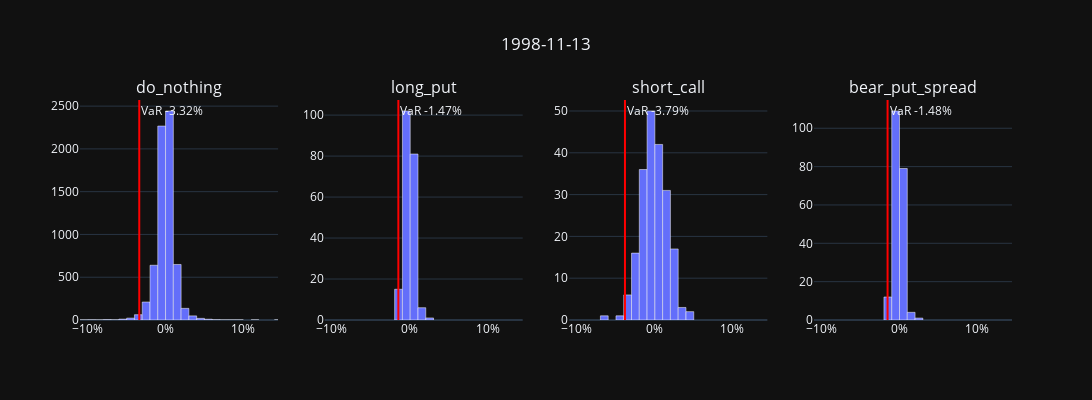
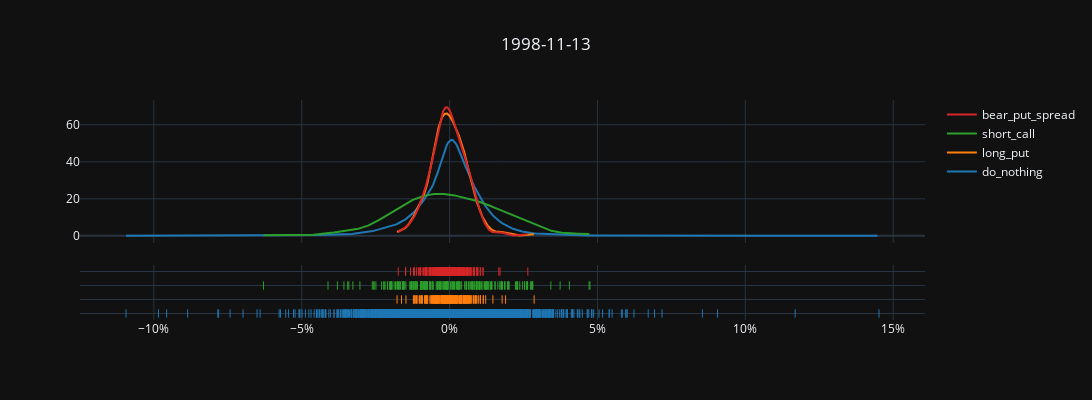

Notebook code cell kept with these figures, in order:
### Markdown cell above
# Excecute Hedging

### Code cell
all_var = pl.DataFrame()

for event in  hedge_events:
    hedge_date = event['Date']
    
    hedge = hedging_strategies.hedging(
        hedge_date = hedge_date,
        holding_period = 300,
        options = option_data,
        min_dte = 300,
        close = event['^GSPC']
    )

    long_put_value = hedge.buy_put()
    short_call_value = hedge.short_call()
    bear_put_spread_value = hedge.bear_put_spread(
        strike2 = (
            spy_pl
            .filter(
                pl.col('Date') 
                .is_between(
                    pl.lit(hedge_date).str.strptime(pl.Date, '%Y-%m-%d') - pl.duration(days = 60),
                    pl.lit(hedge_date).str.strptime(pl.Date, '%Y-%m-%d')
                )
                
            )
            ['Holding']
            .min()
            / 50
        )
    )

    port = portfolio.portfolio(
        hedge_date = hedge_date,
        holding_value = spy_pl
    )

    do_nothing = (
        port
        .compute_portfolio()
    )

    long_put = (
        port
        .compute_portfolio(
            hedge_value = (
                long_put_value
                .select(
                    'date', 'hedge_value'
                )
            )
        )
    )

    short_call = (
        port
        .compute_portfolio(
            hedge_value = (
                short_call_value
                .select(
                    'date', 'hedge_value'
                )
            )
        )
    )

    bear_put_spread = (
        port
        .compute_portfolio(
            hedge_value = (
                bear_put_spread_value
                .select(
                    'date', 'hedge_value'
                )
            )
        )
    )

    returns_list = [
        pl.Series(name = 'do_nothing', values = do_nothing['returns'].to_numpy().flatten()[1:]),
        pl.Series(name = 'long_put', values = long_put['returns'].to_numpy().flatten()[1:]),
        pl.Series(name = 'short_call', values = short_call['returns'].to_numpy().flatten()[1:]),
        pl.Series(name = 'bear_put_spread', values = bear_put_spread['returns'].to_numpy().flatten()[1:])
    ]
    
    risk_info = (
        risk.risk(
            returns = returns_list
        )
    )
    
    var = risk_info.compute_var(99)

    all_var = (
        pl.concat(
            [
                all_var,
                var
                .select(
                    '99_var'
                )
                .rename(
                    {
                        '99_var' : f'{hedge_date}_99_var'
                    }
                )
            ],
            how = 'horizontal'
        )
    )
    print('='*100)
    print(f'HEDGING ON {hedge_date}')    

    (
        risk_info
        .visualize_returns(
            bins = 1/100,
            title = hedge_date,
            n_rows = 1, 
            height = 400, 
            width = 1500
        )
    )
    
all_var = (
    all_var
    .insert_column(
        0, 
        var['strategy']
    )
)

all_var

### Figure 1 — Plotly figure (JSON) as saved in the notebook; plotly's stock layout.template omitted (floating-point values rounded to 4 significant figures; data arrays with more than 128 entries replaced by an {"elided": "..."} marker saying what was removed)
{"data": [{"marker": {"color": "#636EFA", "line": {"color": "white", "width": 0.5}}, "type": "histogram", "x": {"elided": "6533 float values"}, "xaxis": "x", "xbins": {"end": 0.1452, "size": 0.01, "start": -0.1094}, "yaxis": "y"}, {"marker": {"color": "#636EFA", "line": {"color": "white", "width": 0.5}}, "type": "histogram", "x": {"elided": "205 float values"}, "xaxis": "x2", "xbins": {"end": 0.1452, "size": 0.01, "start": -0.1094}, "yaxis": "y2"}, {"marker": {"color": "#636EFA", "line": {"color": "white", "width": 0.5}}, "type": "histogram", "x": {"elided": "205 float values"}, "xaxis": "x3", "xbins": {"end": 0.1452, "size": 0.01, "start": -0.1094}, "yaxis": "y3"}, {"marker": {"color": "#636EFA", "line": {"color": "white", "width": 0.5}}, "type": "histogram", "x": {"elided": "205 float values"}, "xaxis": "x4", "xbins": {"end": 0.1452, "size": 0.01, "start": -0.1094}, "yaxis": "y4"}], "layout": {"annotations": [{"font": {"size": 16}, "showarrow": false, "text": "do_nothing", "x": 0.1062, "xanchor": "center", "xref": "paper", "y": 1, "yanchor": "bottom", "yref": "paper"}, {"font": {"size": 16}, "showarrow": false, "text": "long_put", "x": 0.3688, "xanchor": "center", "xref": "paper", "y": 1, "yanchor": "bottom", "yref": "paper"}, {"font": {"size": 16}, "showarrow": false, "text": "short_call", "x": 0.6313, "xanchor": "center", "xref": "paper", "y": 1, "yanchor": "bottom", "yref": "paper"}, {"font": {"size": 16}, "showarrow": false, "text": "bear_put_spread", "x": 0.8938, "xanchor": "center", "xref": "paper", "y": 1, "yanchor": "bottom", "yref": "paper"}, {"showarrow": false, "text": "VaR -3.32%", "x": -0.03324, "xanchor": "left", "xref": "x", "y": 1, "yanchor": "top", "yref": "y domain"}, {"showarrow": false, "text": "VaR -1.47%", "x": -0.01466, "xanchor": "left", "xref": "x2", "y": 1, "yanchor": "top", "yref": "y2 domain"}, {"showarrow": false, "text": "VaR -3.79%", "x": -0.03786, "xanchor": "left", "xref": "x3", "y": 1, "yanchor": "top", "yref": "y3 domain"}, {"showarrow": false, "text": "VaR -1.48%", "x": -0.01477, "xanchor": "left", "xref": "x4", "y": 1, "yanchor": "top", "yref": "y4 domain"}], "height": 400, "shapes": [{"line": {"color": "red"}, "type": "line", "x0": -0.03324, "x1": -0.03324, "xref": "x", "y0": 0, "y1": 1, "yref": "y domain"}, {"line": {"color": "red"}, "type": "line", "x0": -0.01466, "x1": -0.01466, "xref": "x2", "y0": 0, "y1": 1, "yref": "y2 domain"}, {"line": {"color": "red"}, "type": "line", "x0": -0.03786, "x1": -0.03786, "xref": "x3", "y0": 0, "y1": 1, "yref": "y3 domain"}, {"line": {"color": "red"}, "type": "line", "x0": -0.01477, "x1": -0.01477, "xref": "x4", "y0": 0, "y1": 1, "yref": "y4 domain"}], "showlegend": false, "title": {"text": "1998-11-13", "x": 0.5}, "width": 1500, "xaxis": {"anchor": "y", "domain": [0, 0.2125], "range": [-0.1094, 0.1452], "showgrid": false, "tickformat": ".0%"}, "xaxis2": {"anchor": "y2", "domain": [0.2625, 0.475], "range": [-0.1094, 0.1452], "showgrid": false, "tickformat": ".0%"}, "xaxis3": {"anchor": "y3", "domain": [0.525, 0.7375], "range": [-0.1094, 0.1452], "showgrid": false, "tickformat": ".0%"}, "xaxis4": {"anchor": "y4", "domain": [0.7875, 1], "range": [-0.1094, 0.1452], "showgrid": false, "tickformat": ".0%"}, "yaxis": {"anchor": "x", "domain": [0, 1]}, "yaxis2": {"anchor": "x2", "domain": [0, 1]}, "yaxis3": {"anchor": "x3", "domain": [0, 1]}, "yaxis4": {"anchor": "x4", "domain": [0, 1]}}}

### Figure 2 — Plotly figure (JSON) as saved in the notebook; plotly's stock layout.template omitted (floating-point values rounded to 4 significant figures; data arrays with more than 128 entries replaced by an {"elided": "..."} marker saying what was removed)
{"data": [{"legendgroup": "do_nothing", "marker": {"color": "rgb(31, 119, 180)"}, "mode": "lines", "name": "do_nothing", "showlegend": true, "type": "scatter", "x": {"elided": "500 float values"}, "xaxis": "x", "y": {"elided": "500 float values"}, "yaxis": "y"}, {"legendgroup": "long_put", "marker": {"color": "rgb(255, 127, 14)"}, "mode": "lines", "name": "long_put", "showlegend": true, "type": "scatter", "x": {"elided": "500 float values"}, "xaxis": "x", "y": {"elided": "500 float values"}, "yaxis": "y"}, {"legendgroup": "short_call", "marker": {"color": "rgb(44, 160, 44)"}, "mode": "lines", "name": "short_call", "showlegend": true, "type": "scatter", "x": {"elided": "500 float values"}, "xaxis": "x", "y": {"elided": "500 float values"}, "yaxis": "y"}, {"legendgroup": "bear_put_spread", "marker": {"color": "rgb(214, 39, 40)"}, "mode": "lines", "name": "bear_put_spread", "showlegend": true, "type": "scatter", "x": {"elided": "500 float values"}, "xaxis": "x", "y": {"elided": "500 float values"}, "yaxis": "y"}, {"legendgroup": "do_nothing", "marker": {"color": "rgb(31, 119, 180)", "symbol": "line-ns-open"}, "mode": "markers", "name": "do_nothing", "showlegend": false, "type": "scatter", "x": {"elided": "6533 float values"}, "xaxis": "x", "y": {"elided": "6533 str values"}, "yaxis": "y2"}, {"legendgroup": "long_put", "marker": {"color": "rgb(255, 127, 14)", "symbol": "line-ns-open"}, "mode": "markers", "name": "long_put", "showlegend": false, "type": "scatter", "x": {"elided": "205 float values"}, "xaxis": "x", "y": {"elided": "205 str values"}, "yaxis": "y2"}, {"legendgroup": "short_call", "marker": {"color": "rgb(44, 160, 44)", "symbol": "line-ns-open"}, "mode": "markers", "name": "short_call", "showlegend": false, "type": "scatter", "x": {"elided": "205 float values"}, "xaxis": "x", "y": {"elided": "205 str values"}, "yaxis": "y2"}, {"legendgroup": "bear_put_spread", "marker": {"color": "rgb(214, 39, 40)", "symbol": "line-ns-open"}, "mode": "markers", "name": "bear_put_spread", "showlegend": false, "type": "scatter", "x": {"elided": "205 float values"}, "xaxis": "x", "y": {"elided": "205 str values"}, "yaxis": "y2"}], "layout": {"barmode": "overlay", "height": 400, "hovermode": "closest", "legend": {"traceorder": "reversed"}, "title": {"text": "1998-11-13", "x": 0.5}, "width": 1500, "xaxis": {"anchor": "y2", "domain": [0, 1], "tickformat": ".0%", "zeroline": false}, "yaxis": {"anchor": "free", "domain": [0.35, 1], "position": 0}, "yaxis2": {"anchor": "x", "domain": [0, 0.25], "dtick": 1, "showticklabels": false}}}
